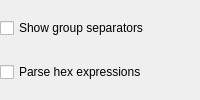
<?xml version="1.0" encoding="UTF-8"?>
<ui version="4.0">
 <class>ConfigWidget</class>
 <widget class="QWidget" name="ConfigWidget">
  <layout class="QVBoxLayout" name="verticalLayout_2">
   <property name="leftMargin">
    <number>0</number>
   </property>
   <property name="topMargin">
    <number>0</number>
   </property>
   <property name="rightMargin">
    <number>0</number>
   </property>
   <property name="bottomMargin">
    <number>0</number>
   </property>
   <item>
    <widget class="QCheckBox" name="checkBox_groupsep">
     <property name="text">
      <string>Show group separators</string>
     </property>
    </widget>
   </item>
   <item>
    <widget class="QCheckBox" name="checkBox_hexparsing">
     <property name="text">
      <string>Parse hex expressions</string>
     </property>
    </widget>
   </item>
  </layout>
 </widget>
 <resources/>
 <connections/>
</ui>
